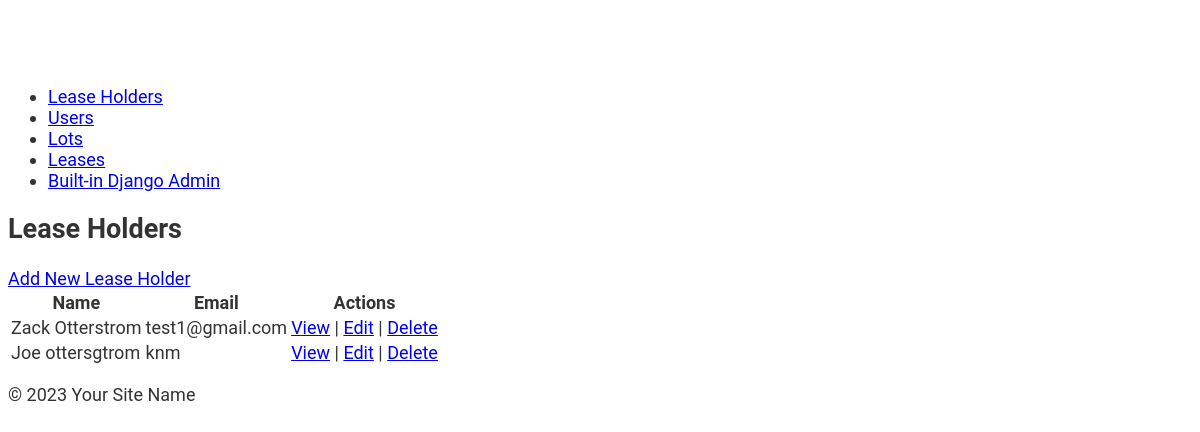
Screenshot of /lease_holders/ with the database file from the repository.
### lots/models.py (models this page shows, shortened)
class LeaseHolder(models.Model):
    lease_holder_first_name = models.CharField(max_length=200, help_text="First name of the lease holder")
    lease_holder_last_name = models.CharField(max_length=200, help_text="Last name of the lease holder")
    lease_holder_address = models.CharField(max_length=200, help_text="Address of the lease holder")
    email = models.CharField(max_length=200, help_text="Email address of the lease holder")
    phone = models.CharField(max_length=200, help_text="Phone number of the lease holder")

### lots/views.py (the view)
# urls.py: path('lease_holders/', LeaseHolderListView.as_view(), name='lease_holder_list'),
class LeaseHolderListView(ListView):
    model = LeaseHolder
    template_name = 'lots/lease_holder_list.html'
    context_object_name = 'lease_holders'

### lots/templates/lots/lease_holder_list.html
{% extends 'lots/base.html' %}
{% block content %}
  <h2>Lease Holders</h2>
  <a href="{% url 'add_lease_holder' %}">Add New Lease Holder</a>
  <table>
    <thead>
      <tr>
        <th>Name</th>
        <th>Email</th>
        <th>Actions</th>
      </tr>
    </thead>
    <tbody>
      {% for lease_holder in lease_holders %}
        <tr>
          <td>{{ lease_holder.lease_holder_first_name }} {{ lease_holder.lease_holder_last_name }}</td>
          <td>{{ lease_holder.email }}</td>
          <td>
            <a href="{% url 'lease_holder_detail' lease_holder.id %}">View</a> |
            <a href="{% url 'edit_lease_holder' lease_holder.id %}">Edit</a> |
            <a href="{% url 'delete_lease_holder' lease_holder.id %}" onclick="return confirm('Are you sure?');">Delete</a>
          </td>
        </tr>
      {% empty %}
        <tr><td colspan="3">No lease holders available.</td></tr>
      {% endfor %}
    </tbody>
  </table>
{% endblock %}

### lots/static/lots/style.css (style rules this page uses)
body { font-family: 'Roboto', sans-serif; font-size: 18px; color: #333; padding-top: 60px; }
h1, h2, h3, h4, h5, h6 { font-weight: 700; }

### rows the page displays
LeaseHolder: lease_holder_first_name "Zack", lease_holder_last_name "Otterstrom", email "test1@gmail.com"
LeaseHolder: lease_holder_first_name "Joe", lease_holder_last_name "ottersgtrom", email "knm"
